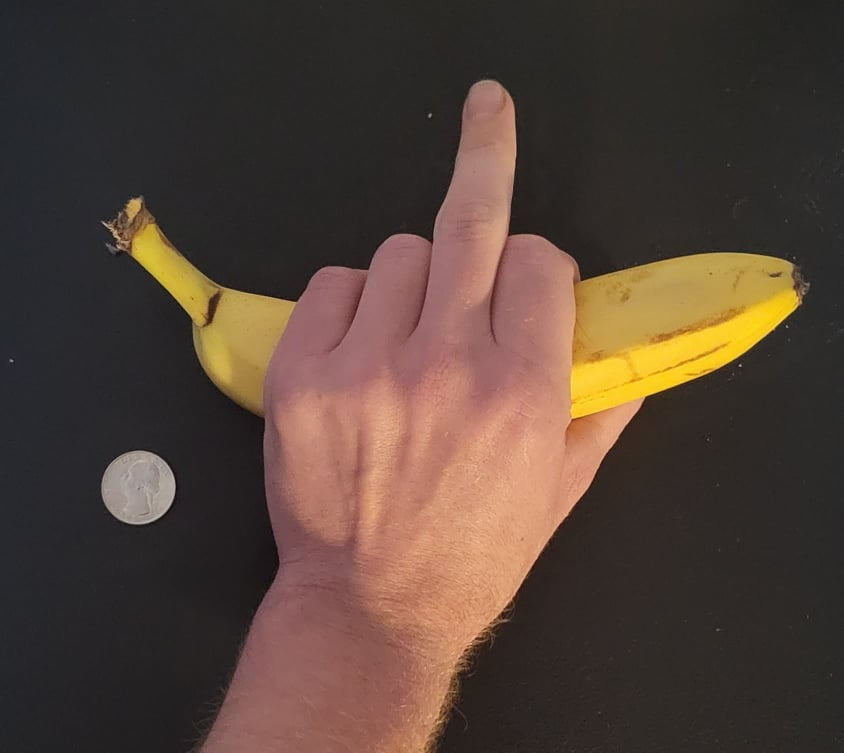
#> input picture rawbananahand.jpg, 844 x 753 px
$ python find.py --image rawbananahand.jpg --width 1.0
#> lines starting #> are read from the running program, lines starting #| are printed output that depends on the picture; after the words box and inside, x2 and y2 are one past the last pixel; in counts of white or black regions, pixels touching at a corner belong together
from scipy.spatial import distance as dist
from imutils import perspective
from imutils import contours
import numpy as np
import argparse
import imutils
import cv2

def midpoint(ptA, ptB):
    return ((ptA[0] + ptB[0]) * 0.5, (ptA[1] + ptB[1]) * 0.5)

# construct the argument parse and parse the arguments
ap = argparse.ArgumentParser()
ap.add_argument("-i", "--image", required=True, help="path to the input image")
ap.add_argument("-w", "--width", type=float, required=True, help="width of the left-most object in the image (in inches)")
args = vars(ap.parse_args())

# load the image, convert it to grayscale, and blur it slightly
image = cv2.imread(args["image"])
#> image is the input picture: shape (753, 844, 3); mean B, G, R 56.4, 66.3, 83.8
gray = cv2.cvtColor(image, cv2.COLOR_BGR2GRAY)
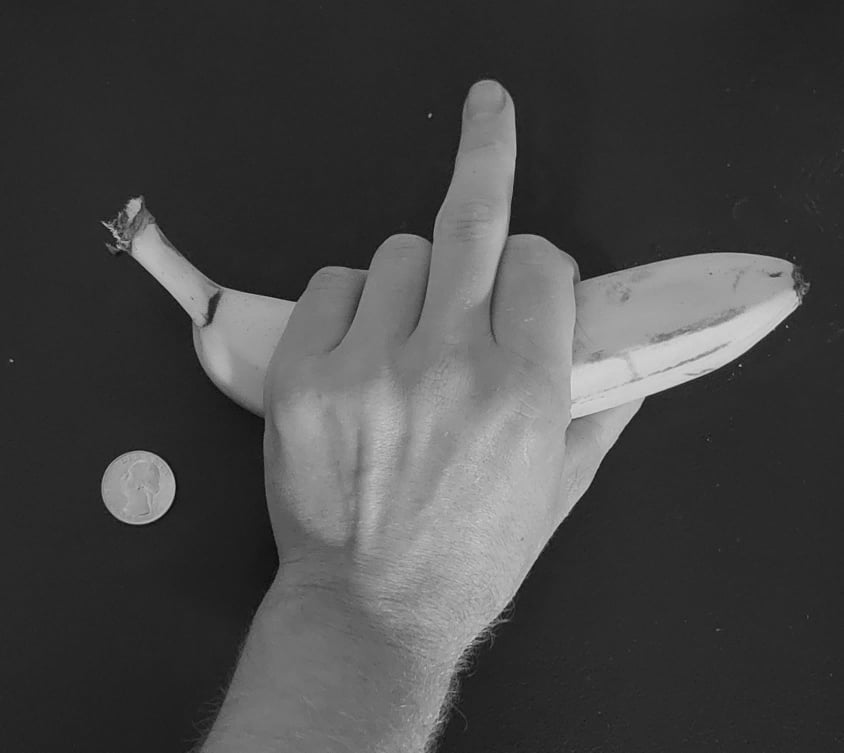
#> gray: shape (753, 844); min 10, max 215, mean 70.4
gray = cv2.GaussianBlur(gray, (7, 7), 0)

# perform edge detection, then perform a dilation + erosion to
# close gaps in between object edges
edged = cv2.Canny(gray, 50, 100)
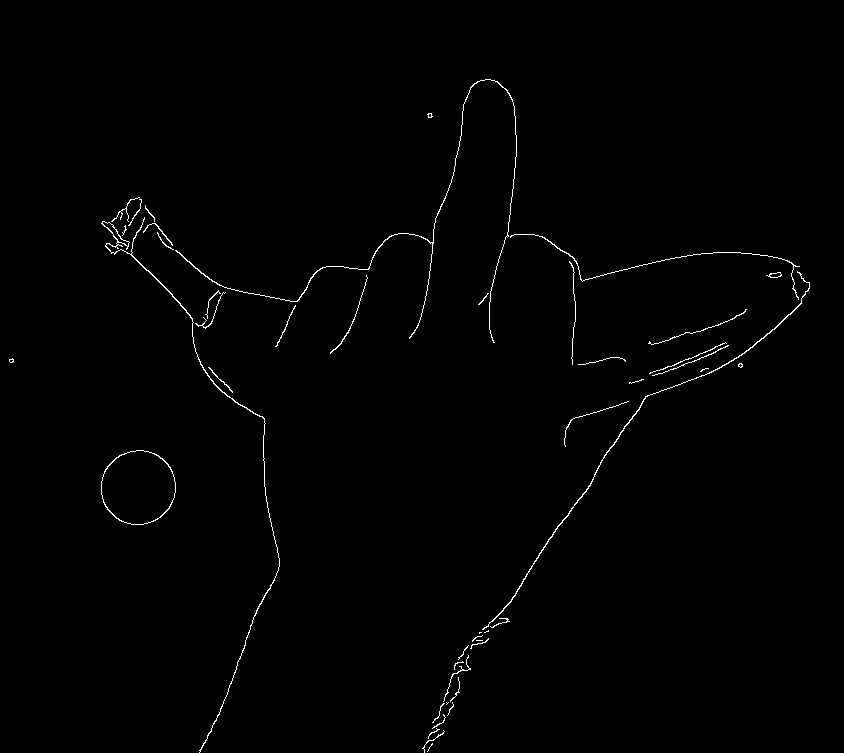
#> edged: shape (753, 844); 0.75% white in thin lines or dots, all inside (x1, y1, x2, y2) = (9, 79, 810, 753)
edged = cv2.dilate(edged, None, iterations=1)
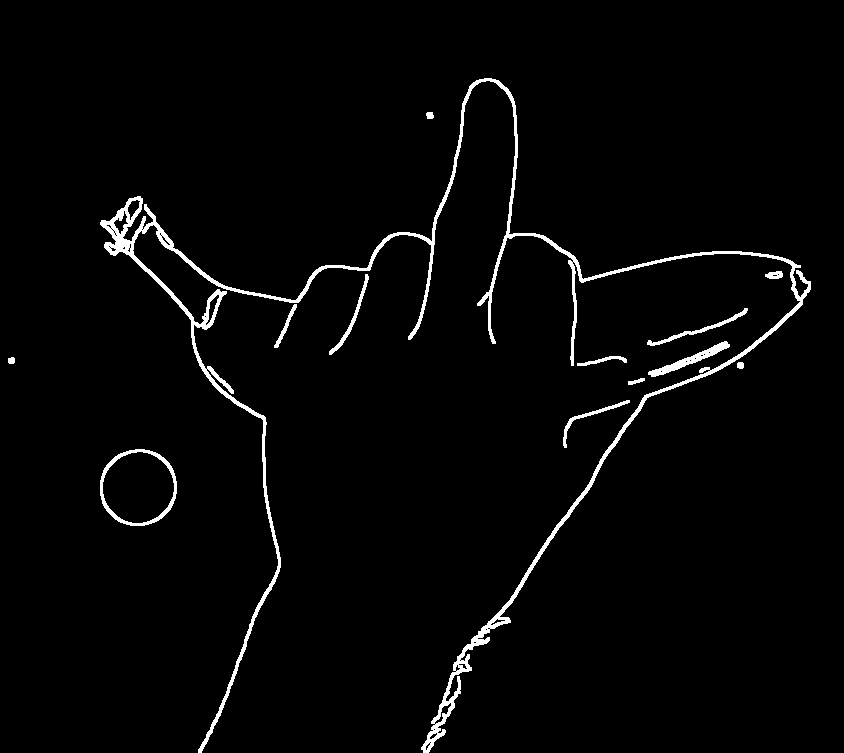
#> edged: shape (753, 844); 2.4% white; 13 white regions, largest, box (x1, y1, x2, y2) and area: (100, 78, 811, 753) 12294, (100, 449, 177, 526) 864, (648, 341, 730, 377) 626
edged = cv2.erode(edged, None, iterations=1)
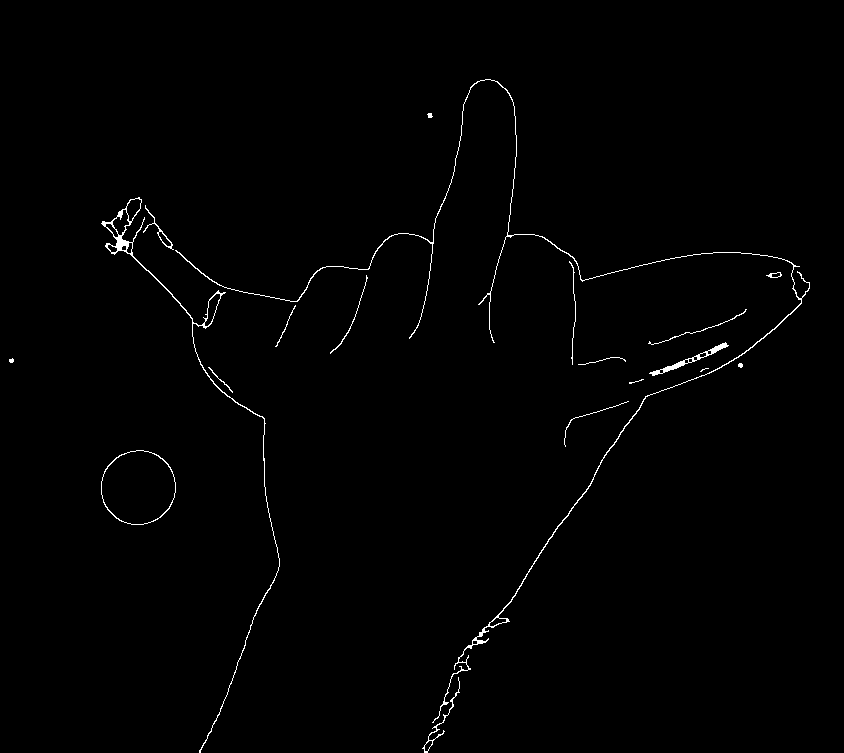
#> edged: shape (753, 844); 0.83% white in thin lines or dots, all inside (x1, y1, x2, y2) = (9, 79, 810, 753)

# show the output image
orig = image.copy()
cv2.imshow("Image", edged)
cv2.waitKey(0)

$ run again, on fronthand.jpg
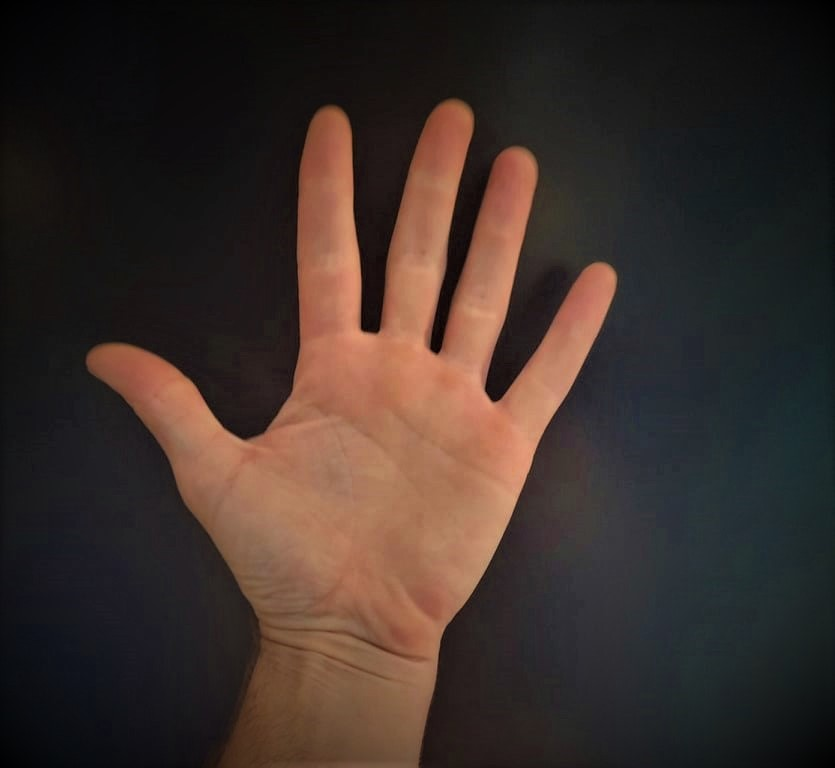
#> input picture fronthand.jpg, 835 x 768 px
#> image is the input picture: shape (768, 835, 3); mean B, G, R 42.2, 47.6, 60.8
#> `edged = cv2.Canny(gray, 50, 100)`:
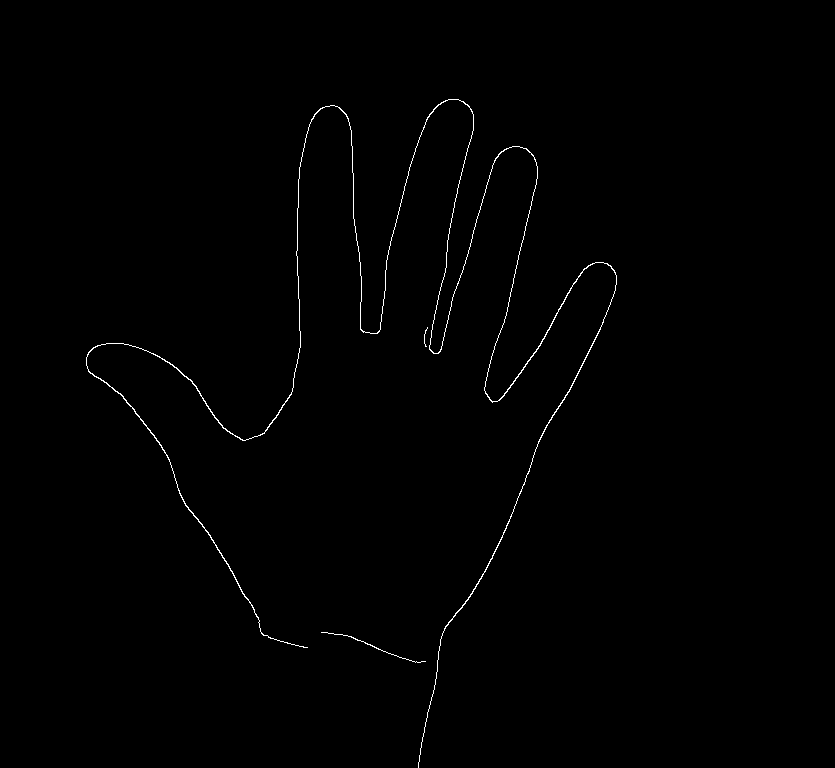
#> edged: shape (768, 835); 0.54% white in thin lines or dots, all inside (x1, y1, x2, y2) = (86, 99, 617, 768)
#> `edged = cv2.dilate(edged, None, iterations=1)`:
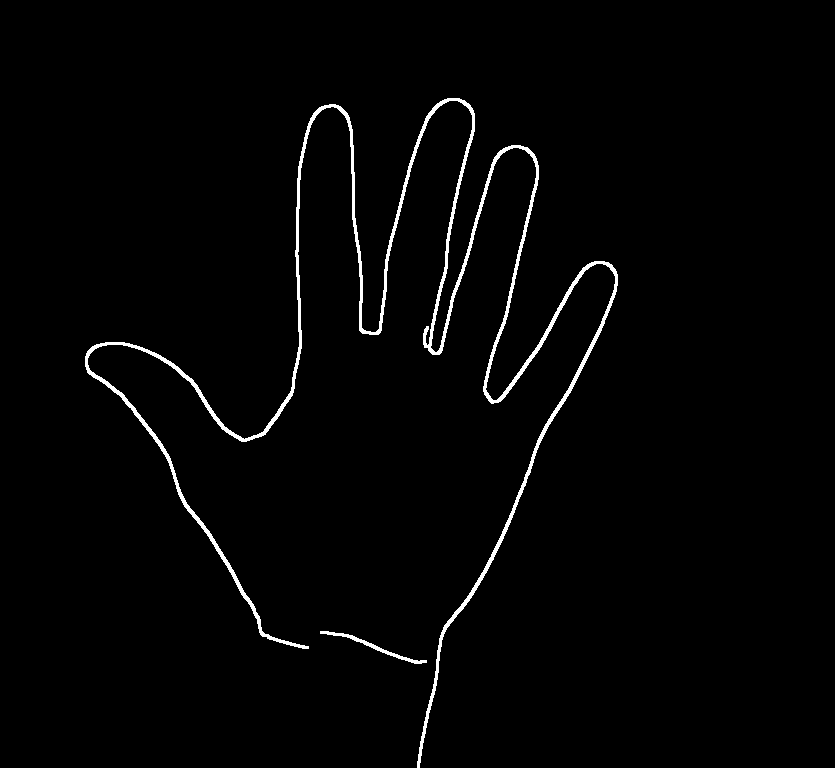
#> edged: shape (768, 835); 1.8% white; 2 white regions, box (x1, y1, x2, y2) and area: (85, 98, 618, 768) 10836, (320, 631, 427, 664) 396
